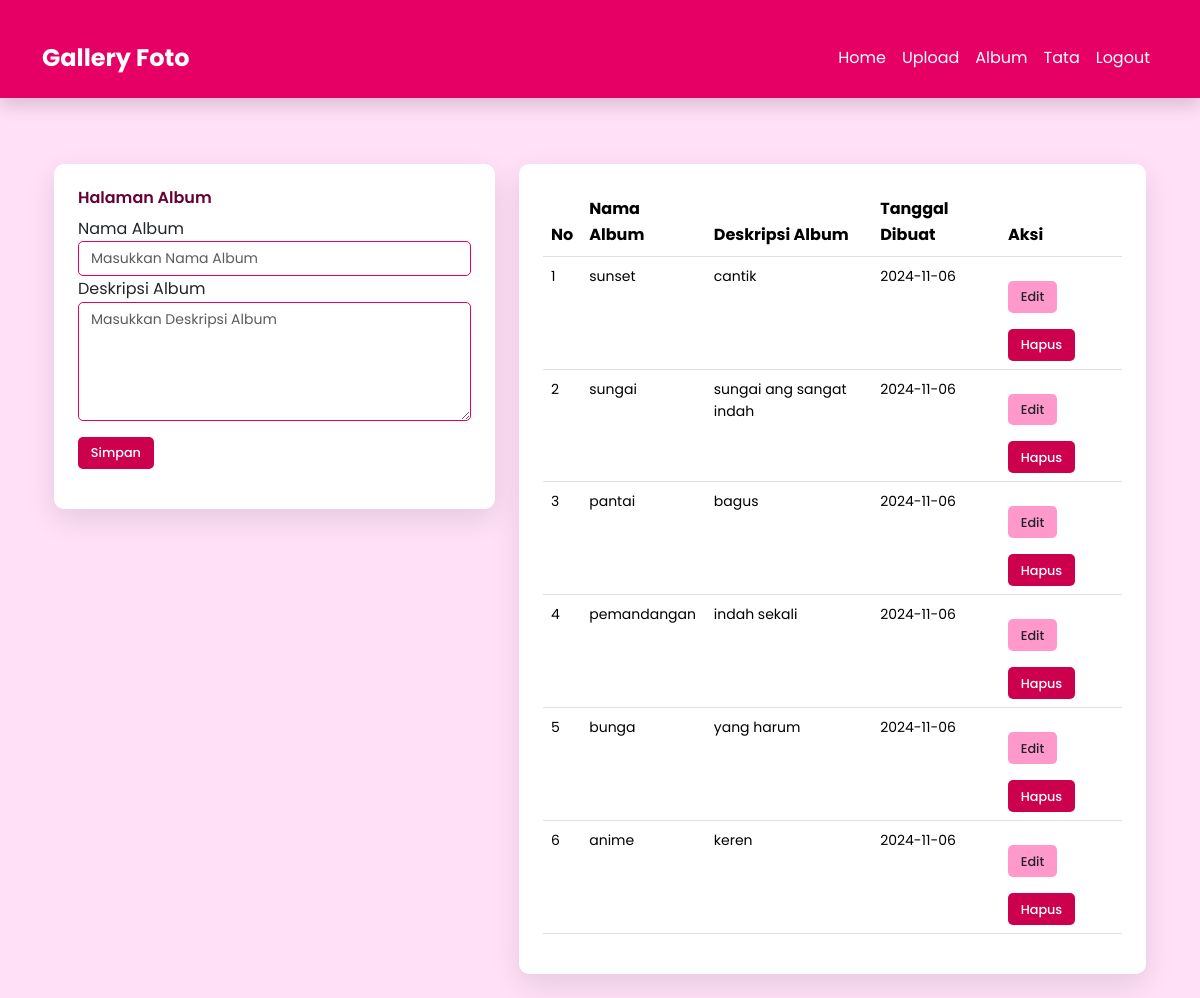
The app's page /?url=album (signed in) with its own data.
### tables this page shows
CREATE TABLE `album` (
  `AlbumID` int(11) NOT NULL,
  `NamaAlbum` varchar(255) DEFAULT NULL,
  `Deskripsi` text DEFAULT NULL,
  `TanggalDibuat` date DEFAULT NULL,
  `UserID` int(11) NOT NULL
);

### page/album.php (the view, shortened to what this page needs)
<div class="container">
   <div class="row">
      <div class="col-5">
         <div class="card">
            <div class="card-body">
               <h4 style="font-size: 1rem;">Halaman Album</h4>
               <?php if (!isset($_GET['edit'])): ?>
               <form action="?url=album" method="post">
                  <div class="form-group">
                     <label>Nama Album</label>
                     <input type="text" class="form-control" required name="nama_album" placeholder="Masukkan Nama Album">
                  </div>
                  <div class="form-group">
                     <label>Deskripsi Album</label>
                     <textarea name="deskripsi_album" class="form-control" required cols="30" rows="5" placeholder="Masukkan Deskripsi Album"></textarea>
                  </div>
                  <input type="submit" value="Simpan" name="submit" class="btn btn-danger btn-sm my-3">
               </form>
               <?php endif; ?>
            </div>
         </div>
      </div>
      <div class="col-7">
         <div class="card">
            <div class="card-body">
               <table class="table table-hover">
                  <thead>
                     <tr>
                        <th>No</th>
                        <th>Nama Album</th>
                        <th>Deskripsi Album</th>
                        <th>Tanggal Dibuat</th>
                        <th>Aksi</th>
                     </tr>
                  </thead>
                  <tbody>
                     <?php
                     $i = 1;
                     $username = @$_SESSION['username'];
                     $userid = @$_SESSION['user_id'];
                     if ($username == 'admin') {
                        $albums = mysqli_query($conn, "SELECT * FROM album");
                     } else {
                        $albums = mysqli_query($conn, "SELECT * FROM album WHERE UserID='$userid'");
                     }
                     foreach ($albums as $album):
                     ?>
                     <tr>
                        <td><?= $i++ ?></td>
                        <td><?= $album['NamaAlbum'] ?></td>
                        <td><?= $album['Deskripsi'] ?></td>
                        <td><?= $album['TanggalDibuat'] ?></td>
                        <td>
                           <a href="?url=album&edit&albumid=<?= $album['AlbumID'] ?>" class="btn btn-sm btn-warning">Edit</a>
                           <a href="?url=album&hapus&albumid=<?= $album['AlbumID'] ?>" class="btn btn-sm btn-danger">Hapus</a>
                        </td>
                     </tr>
                     <?php endforeach; ?>
                  </tbody>
               </table>
            </div>
         </div>
      </div>
   </div>
</div>

### assets/css/style.css (style rules this page uses)
body { font-family: 'Poppins', sans-serif; background-color: #ffe0f7; color: #660033; margin: 0; padding: 0; font-size: 16px; line-height: 1.6; }
.btn { border: none; color: #ffffff; padding: 0.75rem 1.5rem; border-radius: 5px; font-weight: 500; font-size: 1rem; transition: background-color 0.4s ease, transform 0.3s ease; }
.btn-danger { background-color: #cc004d; }
.btn-warning { background-color: #ff99cc; color: #212529; }
.card { border: none; border-radius: 12px; box-shadow: 0 4px 20px rgba(0, 0, 0, 0.1); background-color: #ffffff; margin-bottom: 1.5rem; transition: transform 0.3s ease, box-shadow 0.3s ease; overflow: hidden; }
.card-body { padding: 1.5rem; }
.card .btn { margin-top: 1rem; border-radius: 5px; }
h1, h2, h3, h4, h5, h6 { color: #660033; font-weight: 600; margin-bottom: 0.5rem; }
.content, .container { padding-top: 20px; }
p, .form-control, .table td { font-size: 0.875rem; }
.btn-sm { font-size: 0.8rem; padding: 0.4rem 0.8rem; }
body { background-color: #ffe0f7; }
.card { border-radius: 10px; box-shadow: 0 4px 30px rgba(0, 0, 0, 0.1); }
.card { border-radius: 10px; box-shadow: 0 10px 30px rgba(0, 0, 0, 0.1); }
.form-control { border: 1px solid #e60066; border-radius: 5px; }

### records on screen
album: NamaAlbum "sunset", Deskripsi "cantik", TanggalDibuat "2024-11-06"
album: NamaAlbum "sungai", Deskripsi "sungai ang sangat indah", TanggalDibuat "2024-11-06"
album: NamaAlbum "pantai", Deskripsi "bagus", TanggalDibuat "2024-11-06"
album: NamaAlbum "pemandangan", Deskripsi "indah sekali", TanggalDibuat "2024-11-06"
album: NamaAlbum "bunga", Deskripsi "yang harum", TanggalDibuat "2024-11-06"
album: NamaAlbum "anime", Deskripsi "keren", TanggalDibuat "2024-11-06"

### other values on screen
$_SESSION['username'] "Tata"
